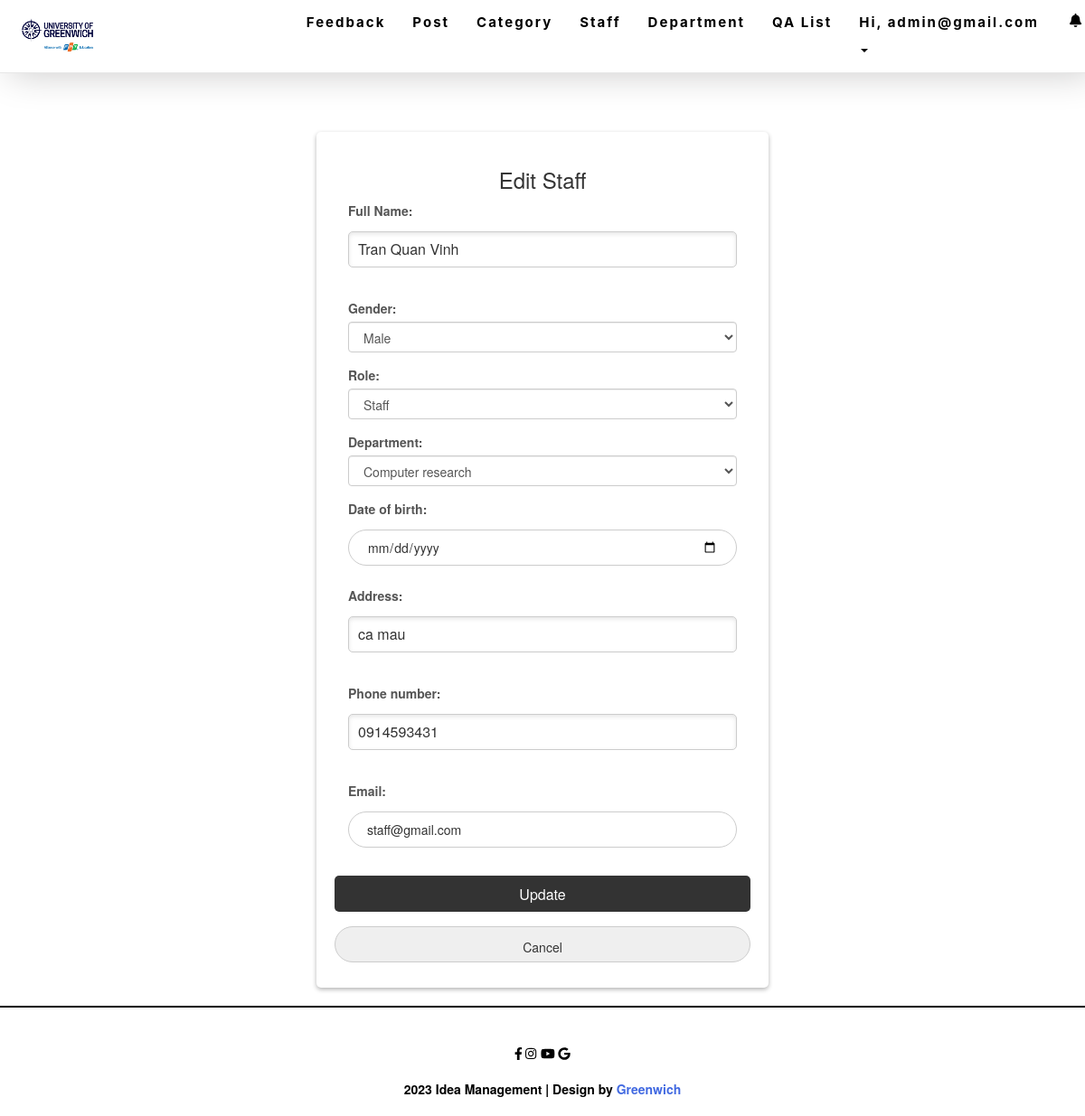
Page /editstaff.php?id=9 (signed in) on the committed database.
### tables this page shows
CREATE TABLE `account` (
  `account_Id` int(11) NOT NULL,
  `fullname` varchar(255) DEFAULT NULL,
  `email` varchar(50) NOT NULL,
  `gender` varchar(30) DEFAULT NULL,
  `date_of_birth` date DEFAULT NULL,
  `address` varchar(255) DEFAULT NULL,
  `phone` varchar(30) DEFAULT NULL,
  `password` varchar(255) NOT NULL,
  `department_Id` int(11) NOT NULL,
  `role` int(11) NOT NULL
);

### editstaff.php (the view, shortened to what this page needs)
<!DOCTYPE html>
<html>
<head>
</head>
<body>
  <?php
  include_once "header.php";
  include_once("config.php");
  function bind_Department_List($conn, $selectedValue)
  {
    $sqlString = "SELECT * from department";
    $result = mysqli_query($conn, $sqlString);
    while ($row = mysqli_fetch_array($result, MYSQLI_ASSOC)) {
      if ($row['department_Id'] == $selectedValue) {
        echo "<option value ='" . $row['department_Id'] . "' selected>" . $row['departmentName'] . "</option>";
      } else {
        echo "<option value='" . $row['department_Id'] . "'>" . $row['departmentName'] . "</option>";
      }
    }
  }
  if (isset($_GET['id'])) {
    $id = $_GET['id'];
    $sqlString = "SELECT * from account where account_Id='$id'";
    $result = mysqli_query($conn, $sqlString);
    $row = mysqli_fetch_array($result);
  ?>
    <form action="" method="post">
      <h3>Edit Staff</h3>
      <div class="form-group col-md-12">
        <label for="fullname">Full Name:</label>
        <input type="text" id="fullname" name="fullname" value="<?php echo $row['fullname'] ?>" required />
      </div>
      <div class="form-group col-md-12">
        <label for="exampleSelect1" class="control-label">Gender:</label>
        <select class="form-control" name="gender">
          <?php
          if ($row['gender'] == 'Male') {
          ?>
            <option value="Male" selected>Male</option>
          <?php
          } elseif ($row['gender'] == 'Female') {
          ?>
            <option value="Male">Male</option>
            <option value="Female" selected>Female</option>
            <option value="Other">Other</option>
          <?php
          } else {
          ?>
            <option value="Male">Male</option>
            <option value="Female">Female</option>
            <option value="Other" selected>Other</option>
          <?php
          }
          ?>
        </select>
      </div>
      <div class="form-group col-md-12">
        <label for="exampleSelect1" class="control-label">Role:</label>
        <select class="form-control" name="role">
          <?php
          if ($row['role'] == '1') {
          ?>
            <option value="1" selected>Admin</option>
            <option value="0">Staff</option>
          <?php
          } elseif ($row['role'] == '0') {
          ?>
            <option value="0" selected>Staff</option>
          <?php
          } else {
          ?>
            <option value="1">Admin</option>
            <option value="0">Staff</option>
          <?php
          }
          ?>
        </select>
      </div>
      <div class="form-group col-md-12">
        <label for="exampleSelect1" class="control-label">Department:</label>
        <select class='form-control' name="department">
          <?php bind_Department_List($conn, $row['department_Id']); ?>
        </select>
      </div>
      <div class="form-group col-md-12">
        <label for="birthdaytime">Date of birth:</label>
        <input type="date" id="birthdaytime" name="birthdaytime" value="<?php echo $row['date_of_birth'] ?>" />
      </div>
      <div class="form-group col-md-12">
        <label for="address">Address:</label>
        <input type="text" id="address" name="address" value="<?php echo $row['address'] ?>" required />
      </div>
      <div class="form-group col-md-12">
        <label for="phonenumber">Phone number:</label>
        <input type="text" id="phonenumber" name="phonenumber" value="<?php echo $row['phone'] ?>" required />
      </div>
      <div class="form-group col-md-12">
        <label for="email">Email:</label>
        <input type="email" width="1000px" id="email" name="email" value="<?php echo $row['email'] ?>" required />
      </div>
      <br />
      <input type="submit" name="btnUpdate" value="Update" />
      <input type="button" value="Cancel" onclick="window.location='stafflist.php'" />
    </form>
  <?php
  }
  ?>
</body>
<?php include_once "footer.php" ?>
</html>

### css/style.css (style rules this page uses)
body { padding: 0; margin: 0; color: blue; font-family: Montserrat-Bold; z-index: 9999; }
form input { width: 100%; padding: 12px 20px; margin: 8px 0; display: inline-block; border: 1px solid #ccc; box-sizing: border-box; border-radius: 30px; height: 40px; }

### editstaff.php (style rules this page uses)
body { font-family: Arial, sans-serif; background-color: #f4f4f4; }
h3 { color: #333; text-align: center; }
form { background-color: #fff; padding: 20px; border-radius: 5px; box-shadow: 0px 2px 5px rgba(0, 0, 0, 0.3); max-width: 500px; margin: 0 auto; margin-top: 100px; }
label { display: block; margin-bottom: 10px; font-weight: bold; color: #555; }
input[type='text'], textarea { padding: 10px; width: 100%; border-radius: 5px; border: 1px solid #ccc; box-shadow: inset 0px 2px 5px rgba(0, 0, 0, 0.1); font-size: 16px; margin-bottom: 20px; }
input[type='submit'] { background-color: #333; color: #fff; padding: 10px 20px; border: none; border-radius: 5px; font-size: 16px; cursor: pointer; }

### rows in the picture
account: fullname "Tran Quan Vinh", gender "Male", role "Staff", address "ca mau", phonenumber "0914593431", email "staff@gmail.com"

### other values in the picture
$_SESSION['username'] "admin@gmail.com"
form field department "Computer research"
